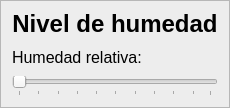
                  <widget class="QFrame" name="frame_21">
                   <property name="styleSheet">
                    <string notr="true">background-color: rgb(237, 237, 237);
</string>
                   </property>
                   <property name="frameShape">
                    <enum>QFrame::StyledPanel</enum>
                   </property>
                   <property name="frameShadow">
                    <enum>QFrame::Raised</enum>
                   </property>
                   <layout class="QGridLayout" name="gridLayout_4">
                    <property name="topMargin">
                     <number>9</number>
                    </property>
                    <property name="spacing">
                     <number>9</number>
                    </property>
                    <item row="1" column="0">
                     <widget class="QLabel" name="label_26">
                      <property name="font">
                       <font>
                        <pointsize>18</pointsize>
                        <weight>75</weight>
                        <bold>true</bold>
                       </font>
                      </property>
                      <property name="text">
                       <string>Nivel de humedad</string>
                      </property>
                      <property name="alignment">
                       <set>Qt::AlignCenter</set>
                      </property>
                     </widget>
                    </item>
                    <item row="5" column="0">
                     <layout class="QHBoxLayout" name="horizontalLayout_14">
                      <item>
                       <widget class="QLabel" name="label_27">
                        <property name="font">
                         <font>
                          <pointsize>12</pointsize>
                         </font>
                        </property>
                        <property name="text">
                         <string>Humedad relativa: </string>
                        </property>
                       </widget>
                      </item>
                      <item>
                       <spacer name="horizontalSpacer_20">
                        <property name="orientation">
                         <enum>Qt::Horizontal</enum>
                        </property>
                        <property name="sizeHint" stdset="0">
                         <size>
                          <width>40</width>
                          <height>20</height>
                         </size>
                        </property>
                       </spacer>
                      </item>
                     </layout>
                    </item>
                    <item row="10" column="0">
                     <widget class="QSlider" name="SliderHumedad">
                      <property name="orientation">
                       <enum>Qt::Horizontal</enum>
                      </property>
                      <property name="tickPosition">
                       <enum>QSlider::TicksBelow</enum>
                      </property>
                     </widget>
                    </item>
                   </layout>
                  </widget>
